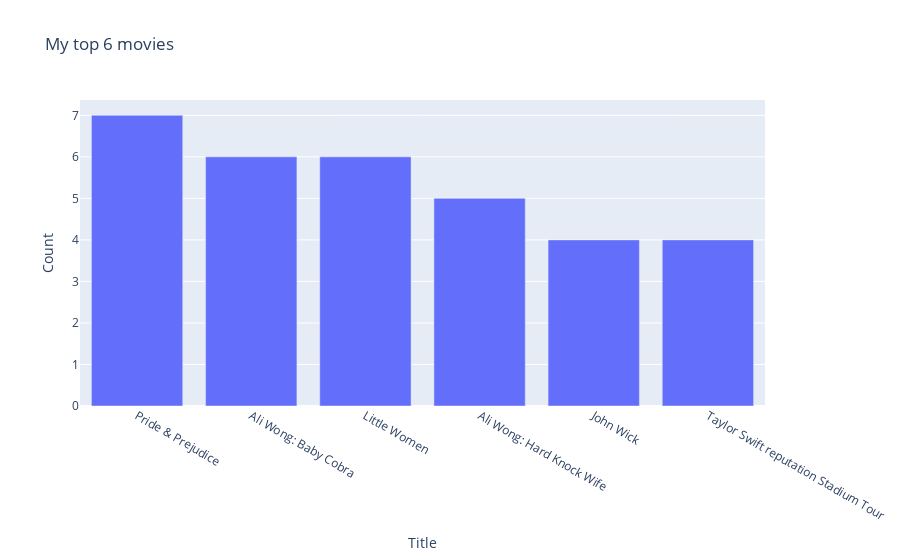

Notebook cell for this chart:
### Code cell
import plotly.express as px
#convert series to dataframe
my_movies_name_df = my_movies_name.reset_index(name='Count')
# Now, my_movies_name_df is a DataFrame with 'Title' and 'Count' columns

top_5_movies = my_movies_name_df.sort_values(by = 'Count', ascending=False).head(6)

fig = px.bar(top_5_movies, x= 'Title', y ='Count', title= 'My top 6 movies')
fig.show()

### Figure 1 — Plotly figure (JSON) as saved in the notebook; plotly's stock layout.template omitted (floating-point values rounded to 4 significant figures)
{"data": [{"alignmentgroup": "True", "hovertemplate": "Title=%{x}<br>Count=%{y}<extra></extra>", "legendgroup": "", "marker": {"color": "#636efa", "pattern": {"shape": ""}}, "name": "", "offsetgroup": "", "orientation": "v", "showlegend": false, "textposition": "auto", "type": "bar", "x": ["Pride & Prejudice", "Ali Wong: Baby Cobra", "Little Women", "Ali Wong: Hard Knock Wife", "John Wick", "Taylor Swift reputation Stadium Tour"], "xaxis": "x", "y": [7, 6, 6, 5, 4, 4], "yaxis": "y"}], "layout": {"barmode": "relative", "legend": {"tracegroupgap": 0}, "title": {"text": "My top 6 movies"}, "xaxis": {"anchor": "y", "domain": [0, 1], "title": {"text": "Title"}}, "yaxis": {"anchor": "x", "domain": [0, 1], "title": {"text": "Count"}}}}
